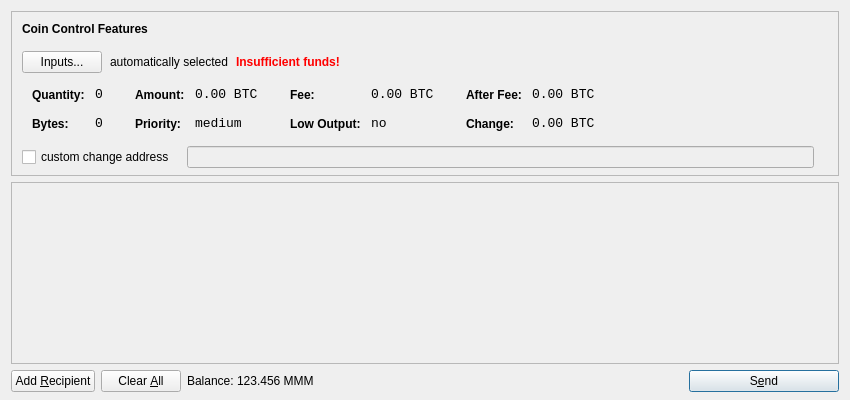
<?xml version="1.0" encoding="UTF-8"?>
<ui version="4.0">
 <class>SendCoinsDialog</class>
 <widget class="QDialog" name="SendCoinsDialog">
  <property name="geometry">
   <rect>
    <x>0</x>
    <y>0</y>
    <width>850</width>
    <height>400</height>
   </rect>
  </property>
  <property name="windowTitle">
   <string>Send Coins</string>
  </property>
  <layout class="QVBoxLayout" name="verticalLayout" stretch="0,1,0">
   <property name="bottomMargin">
    <number>8</number>
   </property>
   <item>
    <widget class="QFrame" name="frameCoinControl">
     <property name="sizePolicy">
      <sizepolicy hsizetype="Expanding" vsizetype="Expanding">
       <horstretch>0</horstretch>
       <verstretch>0</verstretch>
      </sizepolicy>
     </property>
     <property name="maximumSize">
      <size>
       <width>16777215</width>
       <height>16777215</height>
      </size>
     </property>
     <property name="frameShape">
      <enum>QFrame::StyledPanel</enum>
     </property>
     <property name="frameShadow">
      <enum>QFrame::Sunken</enum>
     </property>
     <layout class="QVBoxLayout" name="verticalLayoutCoinControl2">
      <property name="spacing">
       <number>-1</number>
      </property>
      <property name="leftMargin">
       <number>0</number>
      </property>
      <property name="topMargin">
       <number>0</number>
      </property>
      <property name="rightMargin">
       <number>0</number>
      </property>
      <property name="bottomMargin">
       <number>6</number>
      </property>
      <item>
       <layout class="QVBoxLayout" name="verticalLayoutCoinControl" stretch="0,0,0,0,1">
        <property name="spacing">
         <number>0</number>
        </property>
        <property name="leftMargin">
         <number>10</number>
        </property>
        <property name="topMargin">
         <number>10</number>
        </property>
        <item>
         <layout class="QHBoxLayout" name="horizontalLayoutCoinControl1">
          <property name="bottomMargin">
           <number>15</number>
          </property>
          <item>
           <widget class="QLabel" name="labelCoinControlFeatures">
            <property name="sizePolicy">
             <sizepolicy hsizetype="Preferred" vsizetype="Maximum">
              <horstretch>0</horstretch>
              <verstretch>0</verstretch>
             </sizepolicy>
            </property>
            <property name="font">
             <font>
              <weight>75</weight>
              <bold>true</bold>
             </font>
            </property>
            <property name="styleSheet">
             <string notr="true">font-weight:bold;</string>
            </property>
            <property name="text">
             <string>Coin Control Features</string>
            </property>
           </widget>
          </item>
         </layout>
        </item>
        <item>
         <layout class="QHBoxLayout" name="horizontalLayoutCoinControl2" stretch="0,0,0,0">
          <property name="spacing">
           <number>8</number>
          </property>
          <property name="bottomMargin">
           <number>10</number>
          </property>
          <item>
           <widget class="QPushButton" name="pushButtonCoinControl">
            <property name="styleSheet">
             <string notr="true"/>
            </property>
            <property name="text">
             <string>Inputs...</string>
            </property>
           </widget>
          </item>
          <item>
           <widget class="QLabel" name="labelCoinControlAutomaticallySelected">
            <property name="text">
             <string>automatically selected</string>
            </property>
            <property name="margin">
             <number>5</number>
            </property>
           </widget>
          </item>
          <item>
           <widget class="QLabel" name="labelCoinControlInsuffFunds">
            <property name="font">
             <font>
              <weight>75</weight>
              <bold>true</bold>
             </font>
            </property>
            <property name="styleSheet">
             <string notr="true">color:red;font-weight:bold;</string>
            </property>
            <property name="text">
             <string>Insufficient funds!</string>
            </property>
            <property name="margin">
             <number>5</number>
            </property>
           </widget>
          </item>
          <item>
           <spacer name="horizontalSpacerCoinControl">
            <property name="orientation">
             <enum>Qt::Horizontal</enum>
            </property>
            <property name="sizeHint" stdset="0">
             <size>
              <width>40</width>
              <height>1</height>
             </size>
            </property>
           </spacer>
          </item>
         </layout>
        </item>
        <item>
         <widget class="QWidget" name="widgetCoinControl" native="true">
          <property name="sizePolicy">
           <sizepolicy hsizetype="Preferred" vsizetype="Preferred">
            <horstretch>0</horstretch>
            <verstretch>0</verstretch>
           </sizepolicy>
          </property>
          <property name="minimumSize">
           <size>
            <width>0</width>
            <height>0</height>
           </size>
          </property>
          <property name="styleSheet">
           <string notr="true"/>
          </property>
          <layout class="QHBoxLayout" name="horizontalLayoutCoinControl5">
           <property name="margin">
            <number>0</number>
           </property>
           <item>
            <layout class="QHBoxLayout" name="horizontalLayoutCoinControl3" stretch="0,0,0,1">
             <property name="spacing">
              <number>20</number>
             </property>
             <property name="topMargin">
              <number>0</number>
             </property>
             <property name="bottomMargin">
              <number>10</number>
             </property>
             <item>
              <layout class="QFormLayout" name="formLayoutCoinControl1">
               <property name="horizontalSpacing">
                <number>10</number>
               </property>
               <property name="verticalSpacing">
                <number>14</number>
               </property>
               <property name="leftMargin">
                <number>10</number>
               </property>
               <property name="topMargin">
                <number>4</number>
               </property>
               <property name="rightMargin">
                <number>6</number>
               </property>
               <item row="0" column="0">
                <widget class="QLabel" name="labelCoinControlQuantityText">
                 <property name="styleSheet">
                  <string notr="true">font-weight:bold;</string>
                 </property>
                 <property name="text">
                  <string>Quantity:</string>
                 </property>
                 <property name="margin">
                  <number>0</number>
                 </property>
                </widget>
               </item>
               <item row="0" column="1">
                <widget class="QLabel" name="labelCoinControlQuantity">
                 <property name="font">
                  <font>
                   <family>Monospace</family>
                   <pointsize>10</pointsize>
                  </font>
                 </property>
                 <property name="cursor">
                  <cursorShape>IBeamCursor</cursorShape>
                 </property>
                 <property name="contextMenuPolicy">
                  <enum>Qt::ActionsContextMenu</enum>
                 </property>
                 <property name="text">
                  <string notr="true">0</string>
                 </property>
                 <property name="margin">
                  <number>0</number>
                 </property>
                 <property name="textInteractionFlags">
                  <set>Qt::LinksAccessibleByMouse|Qt::TextSelectableByKeyboard|Qt::TextSelectableByMouse</set>
                 </property>
                </widget>
               </item>
               <item row="1" column="0">
                <widget class="QLabel" name="labelCoinControlBytesText">
                 <property name="styleSheet">
                  <string notr="true">font-weight:bold;</string>
                 </property>
                 <property name="text">
                  <string>Bytes:</string>
                 </property>
                </widget>
               </item>
               <item row="1" column="1">
                <widget class="QLabel" name="labelCoinControlBytes">
                 <property name="font">
                  <font>
                   <family>Monospace</family>
                   <pointsize>10</pointsize>
                  </font>
                 </property>
                 <property name="cursor">
                  <cursorShape>IBeamCursor</cursorShape>
                 </property>
                 <property name="contextMenuPolicy">
                  <enum>Qt::ActionsContextMenu</enum>
                 </property>
                 <property name="text">
                  <string notr="true">0</string>
                 </property>
                 <property name="textInteractionFlags">
                  <set>Qt::LinksAccessibleByMouse|Qt::TextSelectableByKeyboard|Qt::TextSelectableByMouse</set>
                 </property>
                </widget>
               </item>
              </layout>
             </item>
             <item>
              <layout class="QFormLayout" name="formLayoutCoinControl2">
               <property name="horizontalSpacing">
                <number>10</number>
               </property>
               <property name="verticalSpacing">
                <number>14</number>
               </property>
               <property name="leftMargin">
                <number>6</number>
               </property>
               <property name="topMargin">
                <number>4</number>
               </property>
               <property name="rightMargin">
                <number>6</number>
               </property>
               <item row="0" column="0">
                <widget class="QLabel" name="labelCoinControlAmountText">
                 <property name="styleSheet">
                  <string notr="true">font-weight:bold;</string>
                 </property>
                 <property name="text">
                  <string>Amount:</string>
                 </property>
                 <property name="margin">
                  <number>0</number>
                 </property>
                </widget>
               </item>
               <item row="0" column="1">
                <widget class="QLabel" name="labelCoinControlAmount">
                 <property name="font">
                  <font>
                   <family>Monospace</family>
                   <pointsize>10</pointsize>
                  </font>
                 </property>
                 <property name="cursor">
                  <cursorShape>IBeamCursor</cursorShape>
                 </property>
                 <property name="contextMenuPolicy">
                  <enum>Qt::ActionsContextMenu</enum>
                 </property>
                 <property name="text">
                  <string notr="true">0.00 BTC</string>
                 </property>
                 <property name="textInteractionFlags">
                  <set>Qt::LinksAccessibleByMouse|Qt::TextSelectableByKeyboard|Qt::TextSelectableByMouse</set>
                 </property>
                </widget>
               </item>
               <item row="1" column="0">
                <widget class="QLabel" name="labelCoinControlPriorityText">
                 <property name="styleSheet">
                  <string notr="true">font-weight:bold;</string>
                 </property>
                 <property name="text">
                  <string>Priority:</string>
                 </property>
                </widget>
               </item>
               <item row="1" column="1">
                <widget class="QLabel" name="labelCoinControlPriority">
                 <property name="font">
                  <font>
                   <family>Monospace</family>
                   <pointsize>10</pointsize>
                  </font>
                 </property>
                 <property name="cursor">
                  <cursorShape>IBeamCursor</cursorShape>
                 </property>
                 <property name="contextMenuPolicy">
                  <enum>Qt::ActionsContextMenu</enum>
                 </property>
                 <property name="text">
                  <string>medium</string>
                 </property>
                 <property name="textInteractionFlags">
                  <set>Qt::LinksAccessibleByMouse|Qt::TextSelectableByKeyboard|Qt::TextSelectableByMouse</set>
                 </property>
                </widget>
               </item>
              </layout>
             </item>
             <item>
              <layout class="QFormLayout" name="formLayoutCoinControl3">
               <property name="horizontalSpacing">
                <number>10</number>
               </property>
               <property name="verticalSpacing">
                <number>14</number>
               </property>
               <property name="leftMargin">
                <number>6</number>
               </property>
               <property name="topMargin">
                <number>4</number>
               </property>
               <property name="rightMargin">
                <number>6</number>
               </property>
               <item row="0" column="0">
                <widget class="QLabel" name="labelCoinControlFeeText">
                 <property name="styleSheet">
                  <string notr="true">font-weight:bold;</string>
                 </property>
                 <property name="text">
                  <string>Fee:</string>
                 </property>
                 <property name="margin">
                  <number>0</number>
                 </property>
                </widget>
               </item>
               <item row="0" column="1">
                <widget class="QLabel" name="labelCoinControlFee">
                 <property name="font">
                  <font>
                   <family>Monospace</family>
                   <pointsize>10</pointsize>
                  </font>
                 </property>
                 <property name="cursor">
                  <cursorShape>IBeamCursor</cursorShape>
                 </property>
                 <property name="contextMenuPolicy">
                  <enum>Qt::ActionsContextMenu</enum>
                 </property>
                 <property name="text">
                  <string notr="true">0.00 BTC</string>
                 </property>
                 <property name="textInteractionFlags">
                  <set>Qt::LinksAccessibleByMouse|Qt::TextSelectableByKeyboard|Qt::TextSelectableByMouse</set>
                 </property>
                </widget>
               </item>
               <item row="1" column="0">
                <widget class="QLabel" name="labelCoinControlLowOutputText">
                 <property name="styleSheet">
                  <string notr="true">font-weight:bold;</string>
                 </property>
                 <property name="text">
                  <string>Low Output:</string>
                 </property>
                </widget>
               </item>
               <item row="1" column="1">
                <widget class="QLabel" name="labelCoinControlLowOutput">
                 <property name="font">
                  <font>
                   <family>Monospace</family>
                   <pointsize>10</pointsize>
                  </font>
                 </property>
                 <property name="cursor">
                  <cursorShape>IBeamCursor</cursorShape>
                 </property>
                 <property name="contextMenuPolicy">
                  <enum>Qt::ActionsContextMenu</enum>
                 </property>
                 <property name="text">
                  <string>no</string>
                 </property>
                 <property name="textInteractionFlags">
                  <set>Qt::LinksAccessibleByMouse|Qt::TextSelectableByKeyboard|Qt::TextSelectableByMouse</set>
                 </property>
                </widget>
               </item>
              </layout>
             </item>
             <item>
              <layout class="QFormLayout" name="formLayoutCoinControl4">
               <property name="horizontalSpacing">
                <number>10</number>
               </property>
               <property name="verticalSpacing">
                <number>14</number>
               </property>
               <property name="leftMargin">
                <number>6</number>
               </property>
               <property name="topMargin">
                <number>4</number>
               </property>
               <property name="rightMargin">
                <number>6</number>
               </property>
               <item row="0" column="0">
                <widget class="QLabel" name="labelCoinControlAfterFeeText">
                 <property name="styleSheet">
                  <string notr="true">font-weight:bold;</string>
                 </property>
                 <property name="text">
                  <string>After Fee:</string>
                 </property>
                 <property name="margin">
                  <number>0</number>
                 </property>
                </widget>
               </item>
               <item row="0" column="1">
                <widget class="QLabel" name="labelCoinControlAfterFee">
                 <property name="font">
                  <font>
                   <family>Monospace</family>
                   <pointsize>10</pointsize>
                  </font>
                 </property>
                 <property name="cursor">
                  <cursorShape>IBeamCursor</cursorShape>
                 </property>
                 <property name="contextMenuPolicy">
                  <enum>Qt::ActionsContextMenu</enum>
                 </property>
                 <property name="text">
                  <string notr="true">0.00 BTC</string>
                 </property>
                 <property name="textInteractionFlags">
                  <set>Qt::LinksAccessibleByMouse|Qt::TextSelectableByKeyboard|Qt::TextSelectableByMouse</set>
                 </property>
                </widget>
               </item>
               <item row="1" column="0">
                <widget class="QLabel" name="labelCoinControlChangeText">
                 <property name="styleSheet">
                  <string notr="true">font-weight:bold;</string>
                 </property>
                 <property name="text">
                  <string>Change:</string>
                 </property>
                </widget>
               </item>
               <item row="1" column="1">
                <widget class="QLabel" name="labelCoinControlChange">
                 <property name="font">
                  <font>
                   <family>Monospace</family>
                   <pointsize>10</pointsize>
                  </font>
                 </property>
                 <property name="cursor">
                  <cursorShape>IBeamCursor</cursorShape>
                 </property>
                 <property name="contextMenuPolicy">
                  <enum>Qt::ActionsContextMenu</enum>
                 </property>
                 <property name="text">
                  <string notr="true">0.00 BTC</string>
                 </property>
                 <property name="textInteractionFlags">
                  <set>Qt::LinksAccessibleByMouse|Qt::TextSelectableByKeyboard|Qt::TextSelectableByMouse</set>
                 </property>
                </widget>
               </item>
              </layout>
             </item>
            </layout>
           </item>
          </layout>
         </widget>
        </item>
        <item>
         <layout class="QHBoxLayout" name="horizontalLayoutCoinControl4" stretch="0,0,0">
          <property name="spacing">
           <number>12</number>
          </property>
          <property name="sizeConstraint">
           <enum>QLayout::SetDefaultConstraint</enum>
          </property>
          <property name="topMargin">
           <number>5</number>
          </property>
          <property name="rightMargin">
           <number>5</number>
          </property>
          <item>
           <widget class="QCheckBox" name="checkBoxCoinControlChange">
            <property name="text">
             <string>custom change address</string>
            </property>
           </widget>
          </item>
          <item>
           <widget class="QLineEdit" name="lineEditCoinControlChange">
            <property name="enabled">
             <bool>false</bool>
            </property>
            <property name="sizePolicy">
             <sizepolicy hsizetype="Expanding" vsizetype="Fixed">
              <horstretch>0</horstretch>
              <verstretch>0</verstretch>
             </sizepolicy>
            </property>
           </widget>
          </item>
          <item>
           <widget class="QLabel" name="labelCoinControlChangeLabel">
            <property name="sizePolicy">
             <sizepolicy hsizetype="Preferred" vsizetype="Expanding">
              <horstretch>0</horstretch>
              <verstretch>0</verstretch>
             </sizepolicy>
            </property>
            <property name="minimumSize">
             <size>
              <width>0</width>
              <height>0</height>
             </size>
            </property>
            <property name="text">
             <string/>
            </property>
            <property name="margin">
             <number>3</number>
            </property>
           </widget>
          </item>
         </layout>
        </item>
        <item>
         <spacer name="verticalSpacerCoinControl">
          <property name="orientation">
           <enum>Qt::Vertical</enum>
          </property>
          <property name="sizeHint" stdset="0">
           <size>
            <width>800</width>
            <height>1</height>
           </size>
          </property>
         </spacer>
        </item>
       </layout>
      </item>
     </layout>
    </widget>
   </item>
   <item>
    <widget class="QScrollArea" name="scrollArea">
     <property name="widgetResizable">
      <bool>true</bool>
     </property>
     <widget class="QWidget" name="scrollAreaWidgetContents">
      <property name="geometry">
       <rect>
        <x>0</x>
        <y>0</y>
        <width>830</width>
        <height>165</height>
       </rect>
      </property>
      <layout class="QVBoxLayout" name="verticalLayout_2">
       <property name="margin">
        <number>0</number>
       </property>
       <item>
        <layout class="QVBoxLayout" name="entries">
         <property name="spacing">
          <number>6</number>
         </property>
        </layout>
       </item>
       <item>
        <spacer name="verticalSpacer">
         <property name="orientation">
          <enum>Qt::Vertical</enum>
         </property>
         <property name="sizeHint" stdset="0">
          <size>
           <width>20</width>
           <height>40</height>
          </size>
         </property>
        </spacer>
       </item>
      </layout>
     </widget>
    </widget>
   </item>
   <item>
    <layout class="QHBoxLayout" name="horizontalLayout">
     <item>
      <widget class="QPushButton" name="addButton">
       <property name="toolTip">
        <string>Send to multiple recipients at once</string>
       </property>
       <property name="text">
        <string>Add &amp;Recipient</string>
       </property>
       <property name="icon">
        <iconset resource="../bitcoin.qrc">
         <normaloff>:/icons/add</normaloff>:/icons/add</iconset>
       </property>
       <property name="autoDefault">
        <bool>false</bool>
       </property>
      </widget>
     </item>
     <item>
      <widget class="QPushButton" name="clearButton">
       <property name="sizePolicy">
        <sizepolicy hsizetype="Minimum" vsizetype="Fixed">
         <horstretch>0</horstretch>
         <verstretch>0</verstretch>
        </sizepolicy>
       </property>
       <property name="toolTip">
        <string>Remove all transaction fields</string>
       </property>
       <property name="text">
        <string>Clear &amp;All</string>
       </property>
       <property name="icon">
        <iconset resource="../bitcoin.qrc">
         <normaloff>:/icons/remove</normaloff>:/icons/remove</iconset>
       </property>
       <property name="autoRepeatDelay">
        <number>300</number>
       </property>
       <property name="autoDefault">
        <bool>false</bool>
       </property>
      </widget>
     </item>
     <item>
      <layout class="QHBoxLayout" name="horizontalLayout_2">
       <property name="spacing">
        <number>3</number>
       </property>
       <item>
        <widget class="QLabel" name="label">
         <property name="text">
          <string>Balance:</string>
         </property>
        </widget>
       </item>
       <item>
        <widget class="QLabel" name="labelBalance">
         <property name="cursor">
          <cursorShape>IBeamCursor</cursorShape>
         </property>
         <property name="text">
          <string>123.456 MMM</string>
         </property>
         <property name="textInteractionFlags">
          <set>Qt::LinksAccessibleByMouse|Qt::TextSelectableByKeyboard|Qt::TextSelectableByMouse</set>
         </property>
        </widget>
       </item>
      </layout>
     </item>
     <item>
      <spacer name="horizontalSpacer">
       <property name="orientation">
        <enum>Qt::Horizontal</enum>
       </property>
       <property name="sizeHint" stdset="0">
        <size>
         <width>40</width>
         <height>20</height>
        </size>
       </property>
      </spacer>
     </item>
     <item>
      <widget class="QPushButton" name="sendButton">
       <property name="minimumSize">
        <size>
         <width>150</width>
         <height>0</height>
        </size>
       </property>
       <property name="toolTip">
        <string>Confirm the send action</string>
       </property>
       <property name="text">
        <string>S&amp;end</string>
       </property>
       <property name="icon">
        <iconset resource="../bitcoin.qrc">
         <normaloff>:/icons/send</normaloff>:/icons/send</iconset>
       </property>
       <property name="default">
        <bool>true</bool>
       </property>
      </widget>
     </item>
    </layout>
   </item>
  </layout>
 </widget>
 <resources>
  <include location="../bitcoin.qrc"/>
 </resources>
 <connections/>
</ui>
